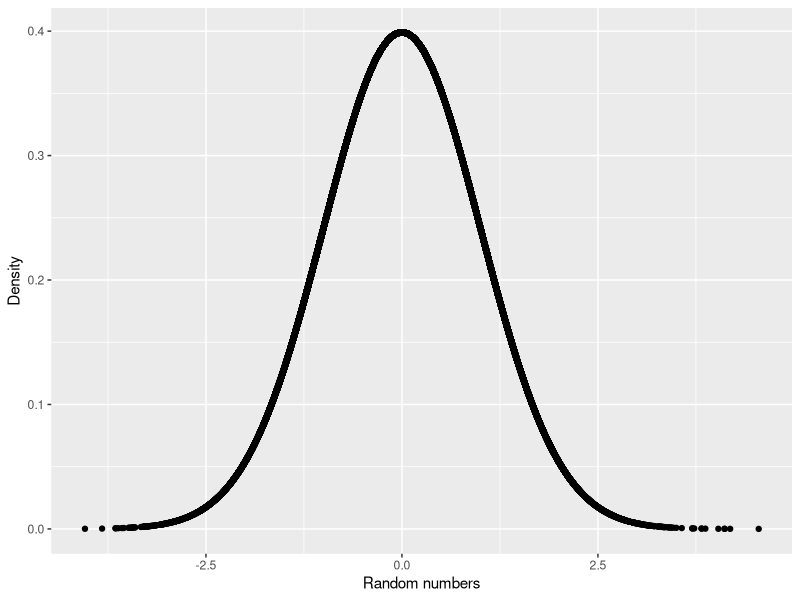
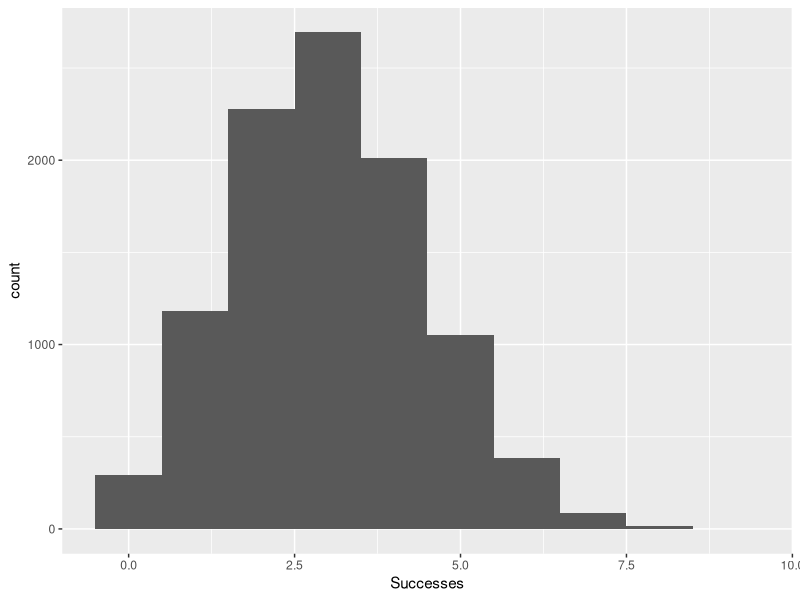
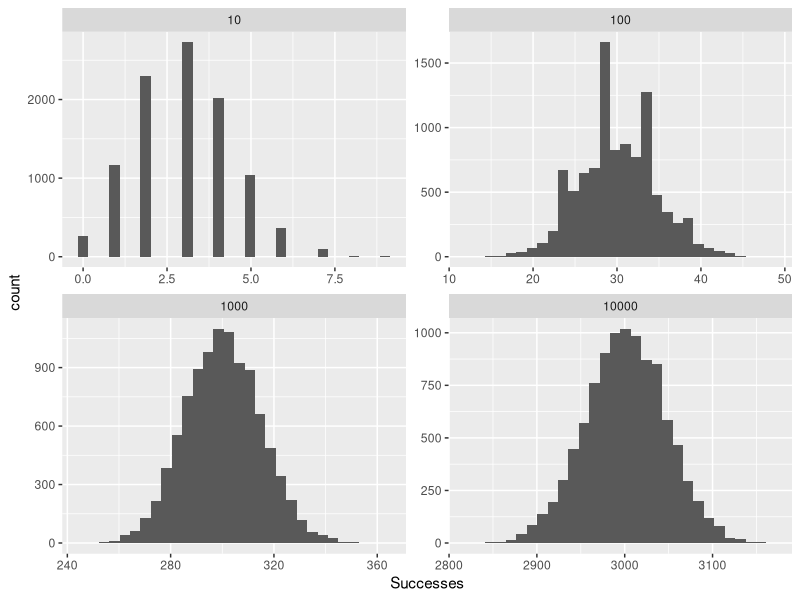

Generate these figures, in order, with R: (Note: this script raises an error after producing the figures.)
# pull N numbers from a normal distribution
rnorm(10)
rnorm(10, mean = 100, sd = 25)
myRand <- rnorm(20)
dnorm(myRand)


# build a density curve for N points in the normal dist
require(ggplot2)
myRand <- rnorm(50000)
myRandDensity <- dnorm(myRand)
ggplot(data.frame(x=myRand, y=myRandDensity)) +
    aes(x=x,y=y) +
    geom_point() +
    labs(x="Random numbers", y="Density")

# cumulative probability distribution is P of x or less
pnorm(myRand)
pnorm(c(3,0,3))
pnorm(c(-1,0,1))
# if not left tail but interval, diff the Ps
pnorm(1)-pnorm(0)

# binomial dist
rbinom(n = 5, size = 10, prob = 0.4)
#hist it
myBinomData <- rbinom(10000, 10, 0.3)
ggplot(data.frame(Successes = myBinomData)) +
    aes(x = Successes) +
    geom_histogram(binwidth=1)

# build different binomial dists of differing sizes, then combine into 
# a single data frame

myBinom10 <- data.frame(Successes=rbinom(10000, 10, 0.3), Size=10)
myBinom100 <- data.frame(Successes=rbinom(10000, 100, 0.3), Size=100)
myBinom1000 <- data.frame(Successes=rbinom(10000, 1000, 0.3), Size=1000)
myBinom10000 <- data.frame(Successes=rbinom(10000, 10000, 0.3), Size=10000)
myBinomAll <- rbind(myBinom10, myBinom100, myBinom1000, myBinom10000)

ggplot(myBinomAll) +
    aes(x=Successes) +
    geom_histogram(bindiwth=1) +
    facet_wrap(~Size, scales = "free")

# some functions working with the Normal dist
dbinom(x=3, size = 10, prob = 0.3)
pbinom(q = 3, size = 10,prob = 0.3)
qbinom(p = 0.4, size = 10, prob = 0.3)
# i.e., need RETURN draws
qbinom(p = c(0.2, 0.25, 0.3, 0.35, 0.5, 0.6), size = 10, prob = 0.3)

#build up differing poisson distributions
myPois1 <- rpois(n = 10000, lambda = 1)
myPois2 <- rpois(n = 10000, lambda = 2)
myPois5 <- rpois(n = 10000, lambda = 5)
myPois10 <- rpois(n = 10000, lambda = 10)
myPois20 <- rpois(n = 10000, lambda = 20)
myPoisAll <- data.frame(Lambda.1=myPois1, 
                   Lambda.2=myPois2, 
                   Lambda.5=myPois5,
                   Lambda.10=myPois10,
                   Lambda.20=myPois20)

ggplot(myPoisAll) +
    aes(x=Draws) +
    geom_histogram(binwidth=1) +
    facet_wrap(~Mean, scales = "free")

require(reshape2)
myPoisAll <- melt(data = myPoisAll, variable.name = "Lambda", value.name = "x")
# lets extract the x from Lambda.x and make it cleaner to read
require(stringr)
myPoisAll$Lambda <- str_extract(string = myPoisAll$Lambda, pattern = "\\d+")
# need to cast Lanmda vector as a Factor to use nicely in ggplot
myPoisAll$Lambda <- as.factor(as.numeric(myPoisAll$Lambda))
# build a plot
ggplot(myPoisAll) +
    aes(x=x) +
    geom_density(aes(group=Lambda, color=Lambda, fill=Lambda), adjust=4, alpha=1/2) +
    scale_color_discrete() +
    scale_fill_discrete() +
    ggtitle("Probability Mass Function")

#9.2
x <- sample(x = 1:100, size = 100, replace = TRUE)
first <- sample(x=1:50, size = 5, replace=FALSE)
second <- sample(x=1:15, size=1, replace=FALSE)
xNA <- x
xNA[sample(x=1:100, size=20, replace=FALSE)] <- NA
mean(xNA, na.rm = TRUE)
var(xNA, na.rm = TRUE)
sd(xNA, na.rm = TRUE)
summary(x)
quantile(x, probs = c(0.25, 0.75))

# correlations using sample data
cor(economics$pce, economics$psavert)
myEconCor <- cor(economics[, c(2,4:6)])
myEconCorMelted <- melt(data = myEconCor, varnames = c("x", "y"), value.name = "Correlations")
#now order the result for plotting
myEconCorMeltedOrdered <- myEconCorMelted[order(myEconCorMelted$Correlations), ]

#now plot as a heat map
require(scales)
ggplot(myEconCorMeltedOrdered) +
    aes(x=x, y=y) +
    geom_tile(aes(fill=Correlations)) +
    scale_fill_gradient2(low=muted("red"), mid="white", high="steelblue",
                         guide=guide_colorbar(ticks = FALSE, barheight = 12),
                         limits=c(-1,1)) +
    theme_minimal() +
    labs(x=NULL, y=NULL) +
    ggtitle("Correlation Heat Map of Economic Factors")

